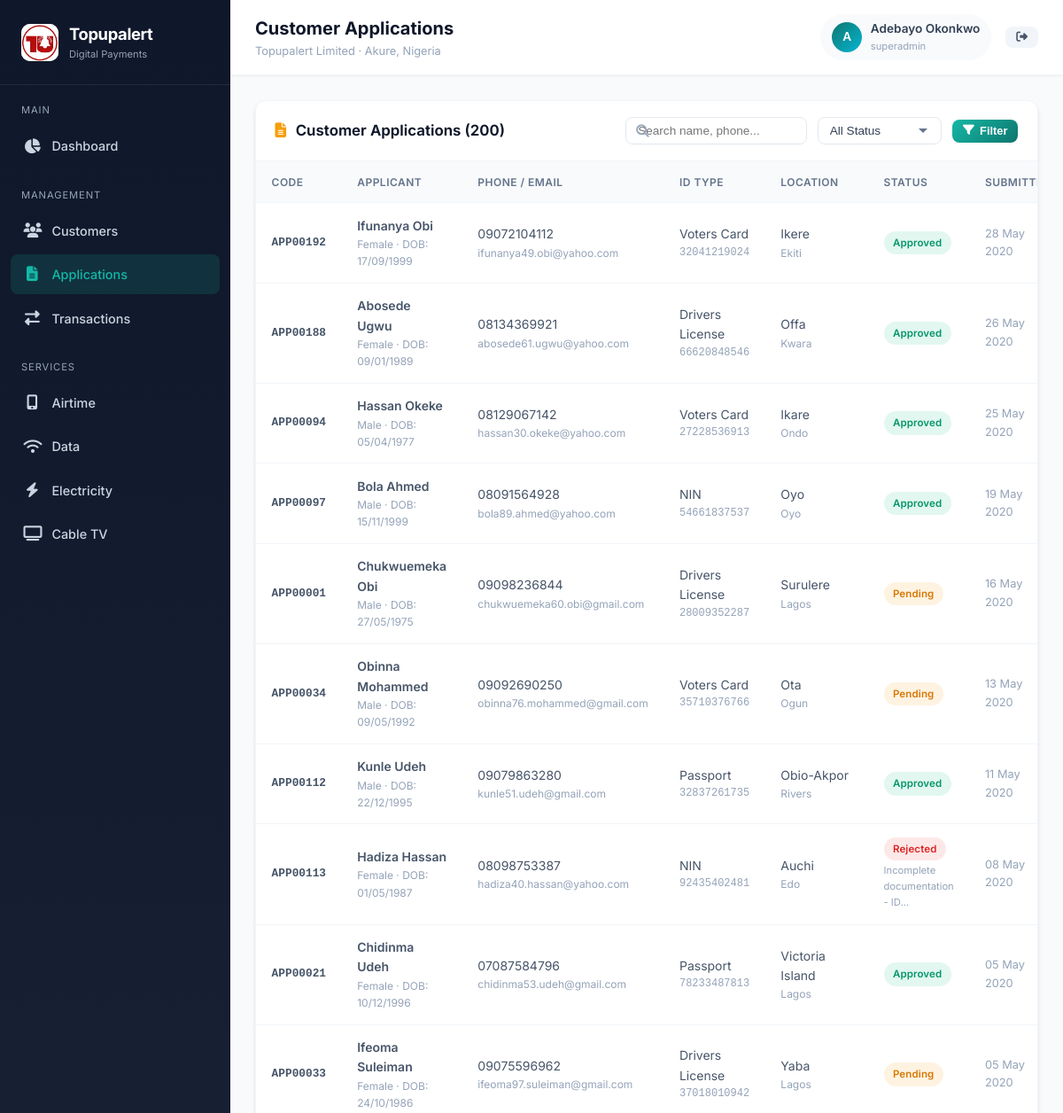
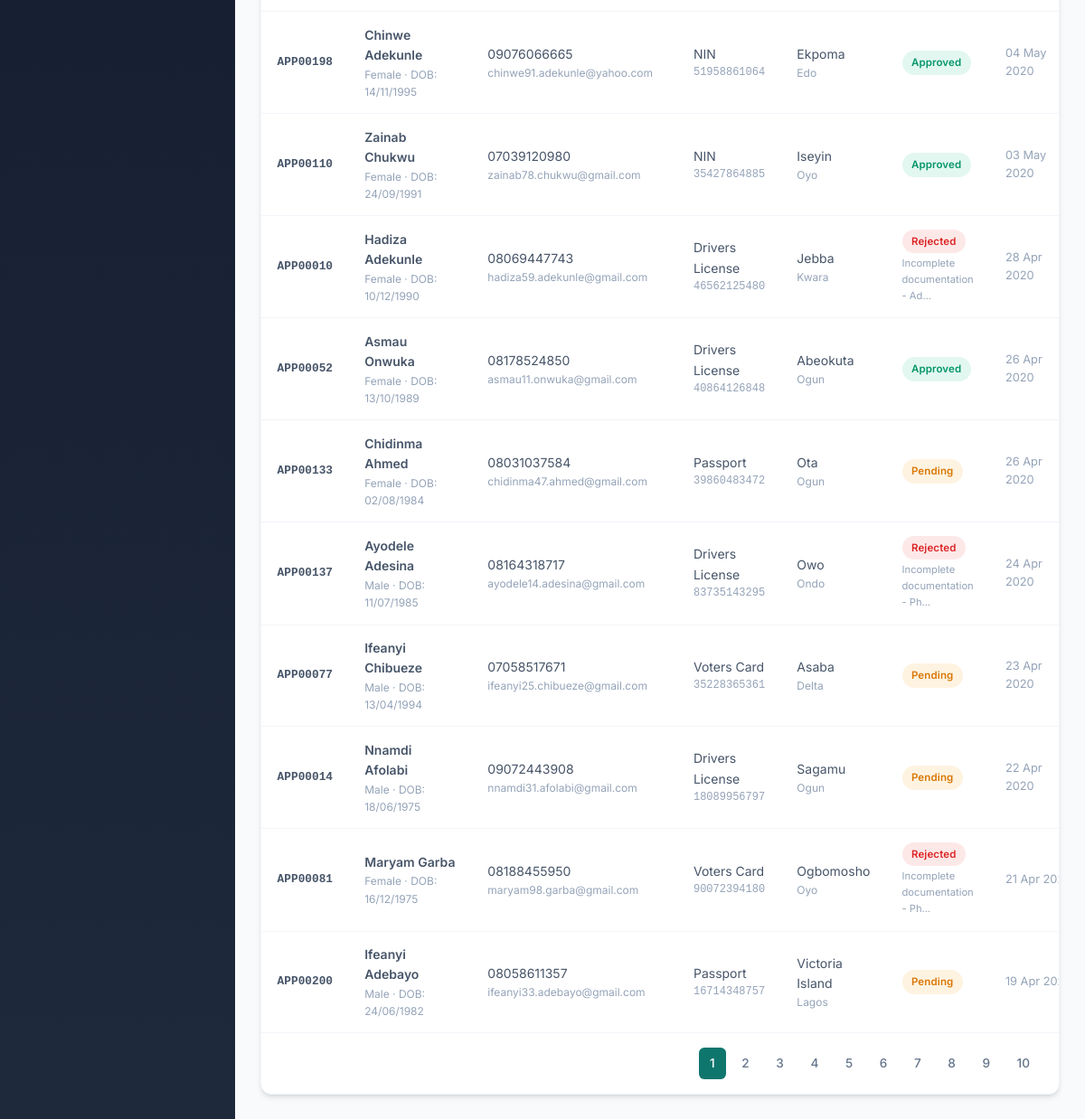
The app's page /admin/applications.php (signed in) with its own data (2 pictures, top to bottom).
### tables this page shows
CREATE TABLE IF NOT EXISTS customer_applications (
    id INT AUTO_INCREMENT PRIMARY KEY,
    application_code VARCHAR(20) NOT NULL UNIQUE,
    first_name VARCHAR(50) NOT NULL,
    last_name VARCHAR(50) NOT NULL,
    email VARCHAR(100),
    phone VARCHAR(20) NOT NULL,
    date_of_birth DATE,
    gender ENUM('Male', 'Female', 'Other') DEFAULT 'Male',
    state VARCHAR(50) DEFAULT 'Ondo',
    city VARCHAR(50) DEFAULT 'Akure',
    address TEXT,
    id_type ENUM('NIN', 'Voters Card', 'Drivers License', 'Passport') DEFAULT 'NIN',
    id_number VARCHAR(50),
    status ENUM('pending', 'approved', 'rejected', 'under_review') DEFAULT 'pending',
    rejection_reason TEXT,
    reviewed_by INT NULL,
    reviewed_at TIMESTAMP NULL,
    created_at TIMESTAMP DEFAULT CURRENT_TIMESTAMP,
    updated_at TIMESTAMP DEFAULT CURRENT_TIMESTAMP ON UPDATE CURRENT_TIMESTAMP,
    FOREIGN KEY (reviewed_by) REFERENCES admins(id) ON DELETE SET NULL,
    INDEX idx_status (status),
    INDEX idx_phone (phone)
);

### admin/applications.php (the view, shortened to what this page needs)
<?php
require_once __DIR__ . '/../includes/header.php';
$db = getDB();
$search = trim($_GET['search'] ?? '');
$status = $_GET['status'] ?? '';
$page = max(1, (int)($_GET['page'] ?? 1));
$perPage = 20;
$offset = ($page - 1) * $perPage;
$where = [];
$params = [];
$whereSQL = $where ? 'WHERE ' . implode(' AND ', $where) : '';
$countStmt = $db->prepare("SELECT COUNT(*) FROM customer_applications $whereSQL");
$countStmt->execute($params);
$total = $countStmt->fetchColumn();
$totalPages = max(1, ceil($total / $perPage));
$stmt = $db->prepare("SELECT * FROM customer_applications $whereSQL ORDER BY created_at DESC LIMIT $perPage OFFSET $offset");
$stmt->execute($params);
$applications = $stmt->fetchAll();
?>
<div class="card">
    <div class="card-header">
        <h3><i class="fas fa-file-alt" style="margin-right:0.4rem;color:var(--secondary);"></i> Customer Applications (<?= number_format($total) ?>)</h3>
        <div class="filters">
            <form method="GET" style="display:flex;gap:0.75rem;flex-wrap:wrap;align-items:center;">
                <div class="search-box">
                    <i class="fas fa-search"></i>
                    <input type="text" name="search" class="form-control" placeholder="Search name, phone..." value="<?= htmlspecialchars($search) ?>">
                </div>
                <select name="status" class="form-control" onchange="this.form.submit()">
                    <option value="">All Status</option>
                </select>
                <button type="submit" class="btn btn-primary btn-sm"><i class="fas fa-filter"></i> Filter</button>
            </form>
        </div>
    </div>
    <div class="card-body">
        <div class="table-responsive">
            <table>
                <thead>
                    <tr>
                        <th>Code</th>
                        <th>Applicant</th>
                        <th>Phone / Email</th>
                        <th>ID Type</th>
                        <th>Location</th>
                        <th>Status</th>
                        <th>Submitted</th>
                    </tr>
                </thead>
                <tbody>
                    <?php if (empty($applications)): ?>
                        <tr><td colspan="7"><div class="empty-state"><i class="fas fa-file-alt"></i><p>No applications found</p></div></td></tr>
                    <?php else: ?>
                        <?php foreach ($applications as $a): ?>
                        <tr>
                            <td class="fw-600" style="font-family:monospace;font-size:0.8rem;"><?= htmlspecialchars($a['application_code']) ?></td>
                            <td>
                                <div class="fw-600"><?= htmlspecialchars($a['first_name'] . ' ' . $a['last_name']) ?></div>
                                <div class="text-muted" style="font-size:0.75rem;"><?= htmlspecialchars($a['gender']) ?> · DOB: <?= date('d/m/Y', strtotime($a['date_of_birth'])) ?></div>
                            </td>
                            <td>
                                <div><?= htmlspecialchars($a['phone']) ?></div>
                                <div class="text-muted" style="font-size:0.75rem;"><?= htmlspecialchars($a['email'] ?? '—') ?></div>
                            </td>
                            <td>
                                <div><?= htmlspecialchars($a['id_type']) ?></div>
                                <div class="text-muted" style="font-size:0.75rem;font-family:monospace;"><?= htmlspecialchars($a['id_number']) ?></div>
                            </td>
                            <td>
                                <div><?= htmlspecialchars($a['city']) ?></div>
                                <div class="text-muted" style="font-size:0.75rem;"><?= htmlspecialchars($a['state']) ?></div>
                            </td>
                            <td>
                                <?php
                                $badge = match($a['status']) {
                                    'approved' => 'badge-success',
                                    'pending' => 'badge-pending',
                                    'rejected' => 'badge-danger',
                                    'under_review' => 'badge-info',
                                    default => 'badge-gray'
                                };
                                ?>
                                <span class="badge <?= $badge ?>"><?= ucfirst(str_replace('_', ' ', $a['status'])) ?></span>
                                <?php if ($a['status'] === 'rejected' && $a['rejection_reason']): ?>
                                    <div class="text-muted" style="font-size:0.7rem;margin-top:0.2rem;" title="<?= htmlspecialchars($a['rejection_reason']) ?>">
                                        <?= htmlspecialchars(mb_strimwidth($a['rejection_reason'], 0, 30, '…')) ?>
                                    </div>
                                <?php endif; ?>
                            </td>
                            <td class="text-muted" style="font-size:0.8rem;"><?= date('d M Y', strtotime($a['created_at'])) ?></td>
                        </tr>
                        <?php endforeach; ?>
                    <?php endif; ?>
                </tbody>
            </table>
        </div>
        <?php if ($totalPages > 1): ?>
        <div class="pagination">
            <?php for ($i = 1; $i <= min($totalPages, 10); $i++): ?>
                <a href="?page=<?= $i ?>&search=<?= urlencode($search) ?>&status=<?= urlencode($status) ?>"
                   class="<?= $i === $page ? 'active' : '' ?>"><?= $i ?></a>
            <?php endfor; ?>
        </div>
        <?php endif; ?>
    </div>
</div>
<?php require_once __DIR__ . '/../includes/footer.php'; ?>

### assets/css/style.css (style rules this page uses)
:root { --primary: #0f766e; --primary-dark: #0d5c56; --primary-light: #14b8a6; --secondary: #f59e0b; --secondary-dark: #d97706; --accent: #06b6d4; --success: #10b981; --danger: #ef4444; --warning: #f59e0b; --info: #3b82f6; --dark: #0f172a; --gray-900: #1e293b; --gray-800: #334155; --gray-700: #475569; --gray-600: #64748b; --gray-500: #94a3b8; --gray-400: #cbd5e1; --gray-300: #e2e8f0; --gray-200: #f1f5f9; --gray-100: #f8fafc; --white: #ffffff; --shadow: 0 4px 6px -1px rgb(0 0 0 / 0.1), 0 2px 4px -2px rgb(0 0 0 / 0.1); --shadow-lg: 0 10px 15px -3px rgb(0 0 0 / 0.1), 0 4px 6px -4px rgb(0 0 0 / 0.1); --radius: 12px; --radius-sm: 8px; --transition: all 0.25s ease; }
* { margin: 0; padding: 0; box-sizing: border-box; }
body { font-family: 'Inter', 'Segoe UI', system-ui, -apple-system, sans-serif; background: var(--gray-100); color: var(--gray-800); line-height: 1.6; min-height: 100vh; }
a { color: var(--primary); text-decoration: none; transition: var(--transition); }
.card { background: var(--white); border-radius: var(--radius); box-shadow: var(--shadow); border: 1px solid var(--gray-200); overflow: hidden; }
.card-header { padding: 1.1rem 1.35rem; border-bottom: 1px solid var(--gray-200); display: flex; align-items: center; justify-content: space-between; flex-wrap: wrap; gap: 0.75rem; }
.card-header h3 { font-size: 1.05rem; font-weight: 650; color: var(--dark); }
.card-body { padding: 0; }
.table-responsive { overflow-x: auto; }
table { width: 100%; border-collapse: collapse; font-size: 0.875rem; }
thead { background: var(--gray-100); }
th { padding: 0.85rem 1.1rem; text-align: left; font-weight: 600; color: var(--gray-600); font-size: 0.75rem; text-transform: uppercase; letter-spacing: 0.04em; white-space: nowrap; }
td { padding: 0.9rem 1.1rem; border-top: 1px solid var(--gray-200); color: var(--gray-700); vertical-align: middle; }
.badge { display: inline-flex; align-items: center; padding: 0.25rem 0.65rem; border-radius: 50px; font-size: 0.72rem; font-weight: 600; letter-spacing: 0.01em; }
.badge-success { background: rgba(16, 185, 129, 0.12); color: #059669; }
.badge-pending { background: rgba(245, 158, 11, 0.12); color: #d97706; }
.badge-danger { background: rgba(239, 68, 68, 0.12); color: #dc2626; }
.btn { display: inline-flex; align-items: center; gap: 0.4rem; padding: 0.55rem 1.1rem; border-radius: var(--radius-sm); font-size: 0.875rem; font-weight: 600; border: none; cursor: pointer; transition: var(--transition); text-decoration: none; }
.btn-primary { background: linear-gradient(135deg, var(--primary-light), var(--primary)); color: white; }
.btn-sm { padding: 0.35rem 0.75rem; font-size: 0.8rem; }
.form-control { width: 100%; padding: 0.65rem 0.9rem; border: 1.5px solid var(--gray-300); border-radius: var(--radius-sm); font-size: 0.9rem; transition: var(--transition); background: var(--white); color: var(--gray-800); }
select.form-control { appearance: none; background-repeat: no-repeat; background-position: right 0.9rem center; padding-right: 2.2rem; }
.filters { display: flex; gap: 0.75rem; flex-wrap: wrap; align-items: center; }
.filters .form-control { width: auto; min-width: 140px; padding: 0.45rem 0.8rem; font-size: 0.85rem; }
.search-box { position: relative; }
.search-box input { padding-left: 2.2rem; }
.search-box i { position: absolute; left: 0.75rem; top: 50%; transform: translateY(-50%); color: var(--gray-500); font-size: 0.9rem; }
.pagination { display: flex; gap: 0.35rem; padding: 1rem 1.25rem; justify-content: flex-end; border-top: 1px solid var(--gray-200); }
.pagination a, .pagination span { padding: 0.4rem 0.75rem; border-radius: 6px; font-size: 0.85rem; font-weight: 500; color: var(--gray-600); }
.pagination .active { background: var(--primary); color: white; }
.text-muted { color: var(--gray-500); }
.fw-600 { font-weight: 600; }

### records on screen
customer_applications: application_code "APP00192", first_name+last_name "Ifunanya Obi", gender "Female", date_of_birth "17/09/1999", phone "09072104112", email "ifunanya49.obi@yahoo.com", id_type "Voters Card", id_number "32041219024", city "Ikere", state "Ekiti", status "Approved", created_at "28 May 2020"
customer_applications: application_code "APP00188", first_name+last_name "Abosede Ugwu", gender "Female", date_of_birth "09/01/1989", phone "08134369921", email "abosede61.ugwu@yahoo.com", id_type "Drivers License", id_number "66620848546", city "Offa", state "Kwara", status "Approved", created_at "26 May 2020"
customer_applications: application_code "APP00094", first_name+last_name "Hassan Okeke", gender "Male", date_of_birth "05/04/1977", phone "08129067142", email "hassan30.okeke@yahoo.com", id_type "Voters Card", id_number "27228536913", city "Ikare", state "Ondo", status "Approved", created_at "25 May 2020"
customer_applications: application_code "APP00097", first_name+last_name "Bola Ahmed", gender "Male", date_of_birth "15/11/1999", phone "08091564928", email "bola89.ahmed@yahoo.com", id_type "NIN", id_number "54661837537", city "Oyo", state "Oyo", status "Approved", created_at "19 May 2020"
customer_applications: application_code "APP00001", first_name+last_name "Chukwuemeka Obi", gender "Male", date_of_birth "27/05/1975", phone "09098236844", email "chukwuemeka60.obi@gmail.com", id_type "Drivers License", id_number "28009352287", city "Surulere", state "Lagos", status "Pending", created_at "16 May 2020"
customer_applications: application_code "APP00034", first_name+last_name "Obinna Mohammed", gender "Male", date_of_birth "09/05/1992", phone "09092690250", email "obinna76.mohammed@gmail.com", id_type "Voters Card", id_number "35710376766", city "Ota", state "Ogun", status "Pending", created_at "13 May 2020"
customer_applications: application_code "APP00112", first_name+last_name "Kunle Udeh", gender "Male", date_of_birth "22/12/1995", phone "09079863280", email "kunle51.udeh@gmail.com", id_type "Passport", id_number "32837261735", city "Obio-Akpor", state "Rivers", status "Approved", created_at "11 May 2020"
customer_applications: application_code "APP00113", first_name+last_name "Hadiza Hassan", gender "Female", date_of_birth "01/05/1987", phone "08098753387", email "hadiza40.hassan@yahoo.com", id_type "NIN", id_number "92435402481", city "Auchi", state "Edo", status "Rejected", rejection_reason "Incomplete documentation - ID…", created_at "08 May 2020"
customer_applications: application_code "APP00021", first_name+last_name "Chidinma Udeh", gender "Female", date_of_birth "10/12/1996", phone "07087584796", email "chidinma53.udeh@gmail.com", id_type "Passport", id_number "78233487813", city "Victoria Island", state "Lagos", status "Approved", created_at "05 May 2020"
customer_applications: application_code "APP00033", first_name+last_name "Ifeoma Suleiman", gender "Female", date_of_birth "24/10/1986", phone "09075596962", email "ifeoma97.suleiman@gmail.com", id_type "Drivers License", id_number "37018010942", city "Yaba", state "Lagos", status "Pending", created_at "05 May 2020"
customer_applications: application_code "APP00198", first_name+last_name "Chinwe Adekunle", gender "Female", date_of_birth "14/11/1995", phone "09076066665", email "chinwe91.adekunle@yahoo.com", id_type "NIN", id_number "51958861064", city "Ekpoma", state "Edo", status "Approved", created_at "04 May 2020"
customer_applications: application_code "APP00110", first_name+last_name "Zainab Chukwu", gender "Female", date_of_birth "24/09/1991", phone "07039120980", email "zainab78.chukwu@gmail.com", id_type "NIN", id_number "35427864885", city "Iseyin", state "Oyo", status "Approved", created_at "03 May 2020"
customer_applications: application_code "APP00010", first_name+last_name "Hadiza Adekunle", gender "Female", date_of_birth "10/12/1990", phone "08069447743", email "hadiza59.adekunle@gmail.com", id_type "Drivers License", id_number "46562125480", city "Jebba", state "Kwara", status "Rejected", rejection_reason "Incomplete documentation - Ad…", created_at "28 Apr 2020"
customer_applications: application_code "APP00052", first_name+last_name "Asmau Onwuka", gender "Female", date_of_birth "13/10/1989", phone "08178524850", email "asmau11.onwuka@gmail.com", id_type "Drivers License", id_number "40864126848", city "Abeokuta", state "Ogun", status "Approved", created_at "26 Apr 2020"
customer_applications: application_code "APP00133", first_name+last_name "Chidinma Ahmed", gender "Female", date_of_birth "02/08/1984", phone "08031037584", email "chidinma47.ahmed@gmail.com", id_type "Passport", id_number "39860483472", city "Ota", state "Ogun", status "Pending", created_at "26 Apr 2020"
customer_applications: application_code "APP00137", first_name+last_name "Ayodele Adesina", gender "Male", date_of_birth "11/07/1985", phone "08164318717", email "ayodele14.adesina@gmail.com", id_type "Drivers License", id_number "83735143295", city "Owo", state "Ondo", status "Rejected", rejection_reason "Incomplete documentation - Ph…", created_at "24 Apr 2020"
customer_applications: application_code "APP00077", first_name+last_name "Ifeanyi Chibueze", gender "Male", date_of_birth "13/04/1994", phone "07058517671", email "ifeanyi25.chibueze@gmail.com", id_type "Voters Card", id_number "35228365361", city "Asaba", state "Delta", status "Pending", created_at "23 Apr 2020"
customer_applications: application_code "APP00014", first_name+last_name "Nnamdi Afolabi", gender "Male", date_of_birth "18/06/1975", phone "09072443908", email "nnamdi31.afolabi@gmail.com", id_type "Drivers License", id_number "18089956797", city "Sagamu", state "Ogun", status "Pending", created_at "22 Apr 2020"
customer_applications: application_code "APP00081", first_name+last_name "Maryam Garba", gender "Female", date_of_birth "16/12/1975", phone "08188455950", email "maryam98.garba@gmail.com", id_type "Voters Card", id_number "90072394180", city "Ogbomosho", state "Oyo", status "Rejected", rejection_reason "Incomplete documentation - Ph…", created_at "21 Apr…"
customer_applications: application_code "APP00200", first_name+last_name "Ifeanyi Adebayo", gender "Male", date_of_birth "24/06/1982", phone "08058611357", email "ifeanyi33.adebayo@gmail.com", id_type "Passport", id_number "16714348757", city "Victoria Island", state "Lagos", status "Pending", created_at "19 Apr…"

### other values on screen
$pageTitle "Customer Applications"
substr($_SESSION['admin_name'] ?? 'A', 0, 1) "A"
$_SESSION['admin_name'] "Adebayo Okonkwo"
$_SESSION['admin_role'] "superadmin"
$total "200"
